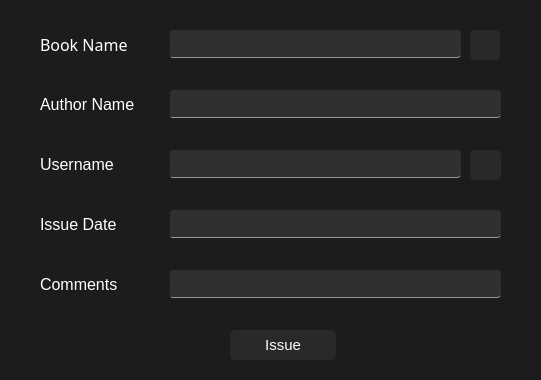
<?xml version="1.0" encoding="UTF-8"?>
<ui version="4.0">
 <class>IssueBook</class>
 <widget class="QMainWindow" name="IssueBook">
  <property name="geometry">
   <rect>
    <x>0</x>
    <y>0</y>
    <width>541</width>
    <height>380</height>
   </rect>
  </property>
  <property name="windowTitle">
   <string>Issue Book</string>
  </property>
  <property name="styleSheet">
   <string notr="true">QWidget{
	background-color: #1C1C1C;
}

QLineEdit{
	background-color: #2F2F2F;
	border-radius: 3px;
	color: white;
	border-bottom: 1px;
	border-style: solid;
	border-color: #979797;
}

QLineEdit:focus{
	border-color: #60CDFF;
}

QPushButton
{
    color: white;
    font-size: 15px;
    background-color: #292929;
    border-radius: 5px;
    font-family: &quot;Noto Sans&quot;
}

QPushButton::hover{ 
    background-color: #2F2F2F;
}

QPushButton:pressed{
    border-width: 1px;
    border-style: solid;
	border-color: white;
}

QLabel
{
    color: white;
	font-size: 16px;
    font-family: &quot;Noto Sans&quot;;l
    border-radius: 5px;
}
</string>
  </property>
  <widget class="QWidget" name="centralwidget">
   <widget class="QLabel" name="label">
    <property name="geometry">
     <rect>
      <x>40</x>
      <y>30</y>
      <width>111</width>
      <height>28</height>
     </rect>
    </property>
    <property name="font">
     <font>
      <family>Noto Sans</family>
      <pointsize>-1</pointsize>
     </font>
    </property>
    <property name="text">
     <string>Book Name</string>
    </property>
   </widget>
   <widget class="QLabel" name="label_2">
    <property name="geometry">
     <rect>
      <x>40</x>
      <y>150</y>
      <width>101</width>
      <height>28</height>
     </rect>
    </property>
    <property name="text">
     <string>Username</string>
    </property>
   </widget>
   <widget class="QLabel" name="label_3">
    <property name="geometry">
     <rect>
      <x>40</x>
      <y>210</y>
      <width>101</width>
      <height>28</height>
     </rect>
    </property>
    <property name="text">
     <string>Issue Date</string>
    </property>
   </widget>
   <widget class="QLabel" name="label_4">
    <property name="geometry">
     <rect>
      <x>40</x>
      <y>270</y>
      <width>101</width>
      <height>28</height>
     </rect>
    </property>
    <property name="text">
     <string>Comments</string>
    </property>
   </widget>
   <widget class="QLineEdit" name="txtBookName">
    <property name="geometry">
     <rect>
      <x>170</x>
      <y>30</y>
      <width>291</width>
      <height>28</height>
     </rect>
    </property>
   </widget>
   <widget class="QLineEdit" name="txtUsername">
    <property name="geometry">
     <rect>
      <x>170</x>
      <y>150</y>
      <width>291</width>
      <height>28</height>
     </rect>
    </property>
   </widget>
   <widget class="QLineEdit" name="txtIssueDate">
    <property name="geometry">
     <rect>
      <x>170</x>
      <y>210</y>
      <width>331</width>
      <height>28</height>
     </rect>
    </property>
   </widget>
   <widget class="QLineEdit" name="txtComments">
    <property name="geometry">
     <rect>
      <x>170</x>
      <y>270</y>
      <width>331</width>
      <height>28</height>
     </rect>
    </property>
   </widget>
   <widget class="QPushButton" name="searchBook">
    <property name="geometry">
     <rect>
      <x>470</x>
      <y>30</y>
      <width>30</width>
      <height>30</height>
     </rect>
    </property>
    <property name="styleSheet">
     <string notr="true">QPushButton
{
    color: white;
    font-size: 15px;
    background-color: #292929;
    border-radius: 5px;
}

QPushButton::hover{ 
    background-color: #2F2F2F;
}

QPushButton:pressed{
    border-width: 1px;
    border-style: solid;
	border-color: white;
}</string>
    </property>
    <property name="text">
     <string/>
    </property>
   </widget>
   <widget class="QPushButton" name="searchUser">
    <property name="geometry">
     <rect>
      <x>470</x>
      <y>150</y>
      <width>31</width>
      <height>30</height>
     </rect>
    </property>
    <property name="styleSheet">
     <string notr="true">QPushButton
{
    color: white;
    font-size: 15px;
    background-color: #292929;
    border-radius: 5px;
}

QPushButton::hover{ 
    background-color: #2F2F2F;
}

QPushButton:pressed{
    border-width: 1px;
    border-style: solid;
	border-color: white;
}</string>
    </property>
    <property name="text">
     <string/>
    </property>
   </widget>
   <widget class="QLabel" name="label_5">
    <property name="geometry">
     <rect>
      <x>40</x>
      <y>90</y>
      <width>111</width>
      <height>28</height>
     </rect>
    </property>
    <property name="text">
     <string>Author Name</string>
    </property>
   </widget>
   <widget class="QLineEdit" name="txtAuthorName">
    <property name="geometry">
     <rect>
      <x>170</x>
      <y>90</y>
      <width>331</width>
      <height>28</height>
     </rect>
    </property>
   </widget>
   <widget class="QPushButton" name="issueButton">
    <property name="geometry">
     <rect>
      <x>230</x>
      <y>330</y>
      <width>106</width>
      <height>30</height>
     </rect>
    </property>
    <property name="text">
     <string>Issue</string>
    </property>
   </widget>
  </widget>
 </widget>
 <resources/>
 <connections/>
</ui>
